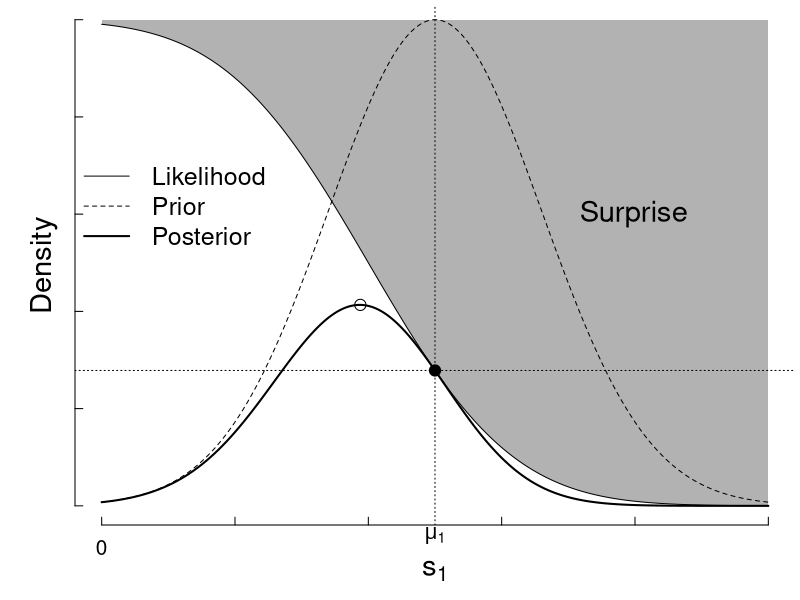

The R source for this figure:
oldpar <- par(no.readonly = TRUE)

# No hace falta tanta generalidad
# oldwd <- getwd()
# this.dir <- dirname(parent.frame(2)$ofile)
# nombre.R <-  sys.frame(1)$ofile
# require(tools)
# nombre <- print(file_path_sans_ext(nombre.R))
# pdf(paste0(nombre,".pdf"))
# setwd(this.dir)

# El nombre del archivo de salida est'a fijo.
nombre <- 'Fig13.pdf'
pdf(nombre)
par(mar=c(3.75,3.75,0.25,0.25))

beta <- 25/6
#caso Equiop muy superior
mu <- c(25,30,25,25)
sigma <- c(8,1,1,1)
mu1_grilla <- seq(mu[1]-25,mu[1]+25,by=0.1)
posterior_ganador <- function(s_1_f,s_1_p,mu= c(25,20,20,20),sigma=c(8,1,1,1),beta=25/6){
  return(dnorm(s_1_f,mu[1],sigma[1])*(1-pnorm(s_1_p,sum(mu[3:4])-(sum(mu[1:2])-mu[1]),sqrt(sum(sigma^2+beta^2)-sigma[1]^2))))
  
}

m <- outer(mu1_grilla,mu1_grilla,posterior_ganador)
levels <- seq(min(m),max(m),length.out = 11)

beta <- 25/6

posterior_ganador <- function(s_1,mu,sigma,beta=25/6){
  return(dnorm(s_1,mu[1],sigma[1])*(1-pnorm(s_1,sum(mu[3:4])-(sum(mu[1:2])-mu[1]),sqrt(sum(sigma^2+beta^2)-sigma[1]^2))))
}
prior <- function(s_1,mu,sigma,beta=25/6){
  return(dnorm(s_1,mu[1],sigma[1]))
}
sorpresa_de_ganar <- function(s_1,mu,sigma,beta=25/6){
  return(1-pnorm(s_1,mu[1]-(sum(mu[1:2])-sum(mu[3:4])),sqrt(sum(sigma^2+beta^2)-sigma[1]^2)))
}

posterior <- apply(diag(dim(m)[1],dim(m)[1])*m,2,sum)
index_max <- which.max(posterior)
max_post <- mu1_grilla[index_max]

plot(mu1_grilla, sorpresa_de_ganar(mu1_grilla,mu,sigma),type="l",axes = F,ann = F,lty=1)
lines(mu1_grilla, prior(mu1_grilla,mu,sigma)/max(prior(mu1_grilla,mu,sigma)),lty=2)
posterior2 <- sorpresa_de_ganar(mu1_grilla,mu,sigma)*prior(mu1_grilla,mu,sigma)/max(prior(mu1_grilla,mu,sigma))
lines(mu1_grilla,posterior2 ,lty=1,lwd=2)

axis(side=2, labels=NA,cex.axis=0.6,tck=0.015)
axis(side=1, labels=NA,cex.axis=0.6,tck=0.015)
axis(lwd=0,side=1, at=0, labels=0,cex.axis=1.25,line=-0.3)
axis(lwd=0,side=1, at=mu[1], labels=expression(mu[1]),cex.axis=1.25,line=-0.85,tck=0.015)
points(mu[1],sorpresa_de_ganar(mu[1],mu,sigma),pch=19,cex=1.5)
points(max_post,posterior2[index_max],cex=1.5)

mid = mu[1]-(sum(mu[1:2])-sum(mu[3:4]))
abline(v=mu[1],lty=3)
abline(h=sorpresa_de_ganar(mu[1],mu,sigma),lty=3)

#y <- 0.1
#segments(mid,y,mu[1],y,lwd=2)
#segments(mid,y+.01,mid,y-0.01,lwd=2)
#segments(mu[1],y+.01,mu[1],y-.01,lwd=2)
#text(mid + (mu[1]-mid)/2, y+0.02,expression(delta) ,cex=1.33)

yy <- c(sorpresa_de_ganar(mu1_grilla,mu,sigma),rep(1,length(mu1_grilla)))
xx <- c(mu1_grilla,rev(mu1_grilla))      
polygon(xx,yy,col=rgb(0,0,0,0.3),border=F)

text(mu1_grilla[4*length(mu1_grilla)%/%5],0.6, "Surprise",srt=0, cex=1.75)

mtext(text= expression(s[1]),side =1,line=2,cex=1.75)
mtext(text ="Density" ,side =2,line=1,cex=1.75)

legend(mu1_grilla[1]-3,0.74,lty = c(1,2,1),lwd=c(1,1,2),
       legend = c("Likelihood","Prior","Posterior"),bty = "n",cex = 1.5)


#######################################
# end 
dev.off()
# setwd(oldwd)
par(oldpar, new=F)
#########################################
